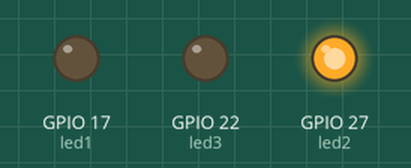
A program run on a simulated Raspberry Pi (BCM pin numbers). Shown: output pins drawn as LEDs (lit = HIGH). At 6.0 s the program stops and its outputs stay as they are.

Above: at 0.1 s.
At 2.81 s:
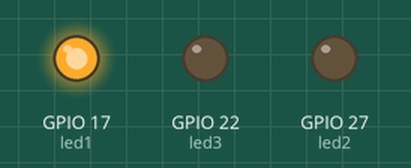
At 4.31 s:
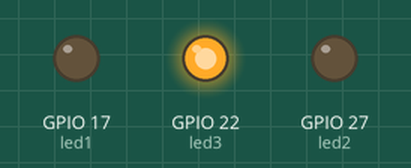
At 6.1 s:
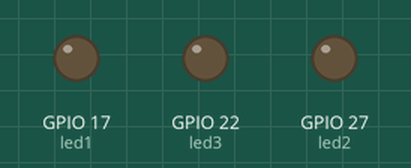
Timing chart, 0 to 7.5 s (numbered marks = the images above):
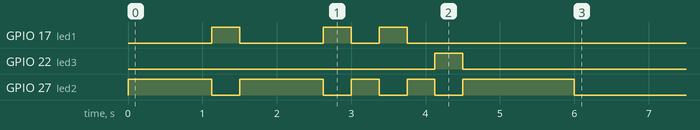

Measured:
- by itself, GPIO 17 (led1): goes HIGH 0.38 s, LOW 1.1 s, HIGH 0.38 s, LOW 0.38 s, HIGH 0.38 s, then LOW
- by itself, GPIO 22 (led3): LOW → HIGH at 4.1 s, → LOW 0.38 s later
- by itself, GPIO 27 (led2): LOW → HIGH at 0.00 s, → LOW 1.1 s later, → HIGH 0.38 s later, → LOW 1.1 s later, … (10 changes in this stretch)

The program:

enable-leds.py
```python
from gpiozero import LED
from time import sleep
import threading

# GPIO17 : green wire  : LED1
# GPIO27 : orange wire : LED2
# GPIO22 : brown wire  : LED3

led1 = None
led2 = None
led3 = None
led_switcher = None
tb = None

class Mock_LED():
    def __init__(self):
        pass
    def on(self):
        pass
    def off(self):
        pass


def init():
    global led1, led2, led3, led_switcher, tb
    led1 = LED(17)
    led2 = LED(27)
    led3 = LED(22)
    led_switcher = {
        0: Mock_LED(),
        1: led1,
        2: led2,
        3: led3,
    }
    tb = 1.5   # time base

# Decorator: Makes a function run in its own thread
def worker_thread(func):
    def function_wrapper(*args, **kwargs):
        t = threading.Thread(target=func, args=args,kwargs=kwargs)
        t.start()
    # Preserve primary original function properties
    function_wrapper.__name__ = func.__name__
    function_wrapper.__doc__ = func.__doc__
    function_wrapper.__module__ = func.__module__
    return function_wrapper

def led_demo_1():
    led1.on()
    led2.on()
    led3.on()
    sleep(2)
    led1.off()
    sleep(1)
    led2.off()
    sleep(1)
    led3.off()

# led 0 is a rest (no led)
def play_note(id):
    target_led = led_switcher[id]
    target_led.on()
    sleep(0.25 * tb)
    target_led.off()

def play_note_list(note_list):
    for note in note_list:
        play_note(note)


def main():
    play_note_list(
        [2,2,2,1,
        2,2,2,1,
        2,1,2,3,
        2,2,2,2]
    )

init()

if __name__ == "__main__":
    main()
    exit(0)
```
